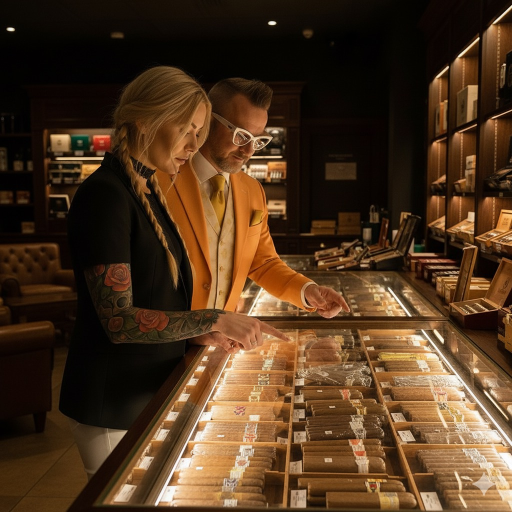
#> input picture assets/20250830_112929372_iOS.jpg, 1024 x 1024 px, found by its file name (shown at 1/2 size); the run also reads 1 picture not shown here
$ python optimize_media_assets.py
#> lines starting #> are read from the running program, lines starting #| are printed output that depends on the picture
import os
import sys
import time
import shutil
from concurrent.futures import ThreadPoolExecutor, as_completed
from PIL import Image, ImageOps

QUALITY = 84

def is_valid_image(filepath):
    try:
        with Image.open(filepath) as img:
            img.verify()
        return True
    except Exception:
        return False

def convert_single_image(src_path, dst_path, quality=QUALITY):
    try:
        with Image.open(src_path) as img:
            img = ImageOps.exif_transpose(img)
            if img.mode in ('RGBA', 'LA') or (img.mode == 'P' and 'transparency' in img.info):
                img = img.convert('RGBA')
            elif img.mode != 'RGB':
                img = img.convert('RGB')
            img.save(dst_path, 'WEBP', quality=quality, method=6)
        return True, os.path.getsize(src_path), os.path.getsize(dst_path), None
    except Exception as e:
        return False, 0, 0, str(e)

def process_directory(dir_path, extensions=('.jpg', '.jpeg', '.png'), recursive=False):
    tasks = []
    skipped = []

    entries = sorted(os.listdir(dir_path))
    for entry in entries:
        full_path = os.path.join(dir_path, entry)
        if not os.path.isfile(full_path):
            continue
        ext = os.path.splitext(entry)[1].lower()
        if ext in extensions:
            if not is_valid_image(full_path):
                skipped.append(full_path)
                continue
            base = os.path.splitext(full_path)[0]
            dst_path = base + '.webp'
            tasks.append((full_path, dst_path))

    return tasks, skipped

def create_hero_responsive():
    hero_src = 'assets/images/270 ORIGAMI.jpg'
    results = []
    if os.path.exists(hero_src):
        with Image.open(hero_src) as img:
            img = ImageOps.exif_transpose(img)
            w, h = img.size
            target_w = 800
            target_h = int(h * (target_w / w))
            img_800 = img.resize((target_w, target_h), Image.Resampling.LANCZOS)
            if img_800.mode != 'RGB':
                img_800 = img_800.convert('RGB')

            targets = [
                'assets/images/270_ORIGAMI_800.webp',
                'assets/images/270 ORIGAMI_800.webp'
            ]
            for t in targets:
                img_800.save(t, 'WEBP', quality=QUALITY, method=6)
                results.append((t, os.path.getsize(t)))
    return results

def main():
    start_time = time.time()
    print("=" * 70)
    print("STARTING MEDIA ASSET WEBP OPTIMIZATION")
    print(f"Quality setting: {QUALITY} (optimal balance in 82-85 range)")
    print("=" * 70)

    target_dirs = [
        ('assets', ('assets/images', 'assets/instagram', 'assets/Movies', 'assets/documents')),
        ('assets/images', ()),
        ('assets/instagram', ())
    ]

    all_tasks = []
    all_skipped = []
    dir_stats = {}

    for d, excludes in target_dirs:
        if not os.path.exists(d):
            continue
        tasks, skipped = process_directory(d)
#> in is_valid_image, img is the input picture: PIL image 1024x1024 RGB; mean R, G, B 78.4, 53, 30.3
        all_tasks.extend(tasks)
        all_skipped.extend(skipped)
        dir_stats[d] = {
            'task_count': len(tasks),
            'skipped_count': len(skipped),
            'tasks': tasks
        }
        print(f"Found {len(tasks)} images in '{d}' (skipped {len(skipped)} non-images/invalid)")

    print(f"\nTotal image conversions queued: {len(all_tasks)}")
    print("Converting images using ThreadPoolExecutor (max_workers=8)...")

    results_map = {}
    completed_count = 0
    total_orig_bytes = 0
    total_webp_bytes = 0

    with ThreadPoolExecutor(max_workers=8) as executor:
        future_to_task = {
            executor.submit(convert_single_image, src, dst): (src, dst)
            for src, dst in all_tasks
        }
        for future in as_completed(future_to_task):
            src, dst = future_to_task[future]
            success, orig_sz, webp_sz, err = future.result()
            if success:
                completed_count += 1
                total_orig_bytes += orig_sz
                total_webp_bytes += webp_sz
                results_map[src] = (orig_sz, webp_sz)
            else:
                print(f"FAILED: {src} -> {err}")

    # Generate responsive hero versions
    hero_responsive = create_hero_responsive()
#> in create_hero_responsive, `img_800 = img.resize((target_w, target_h), Image.Resampling.LANCZOS)`:
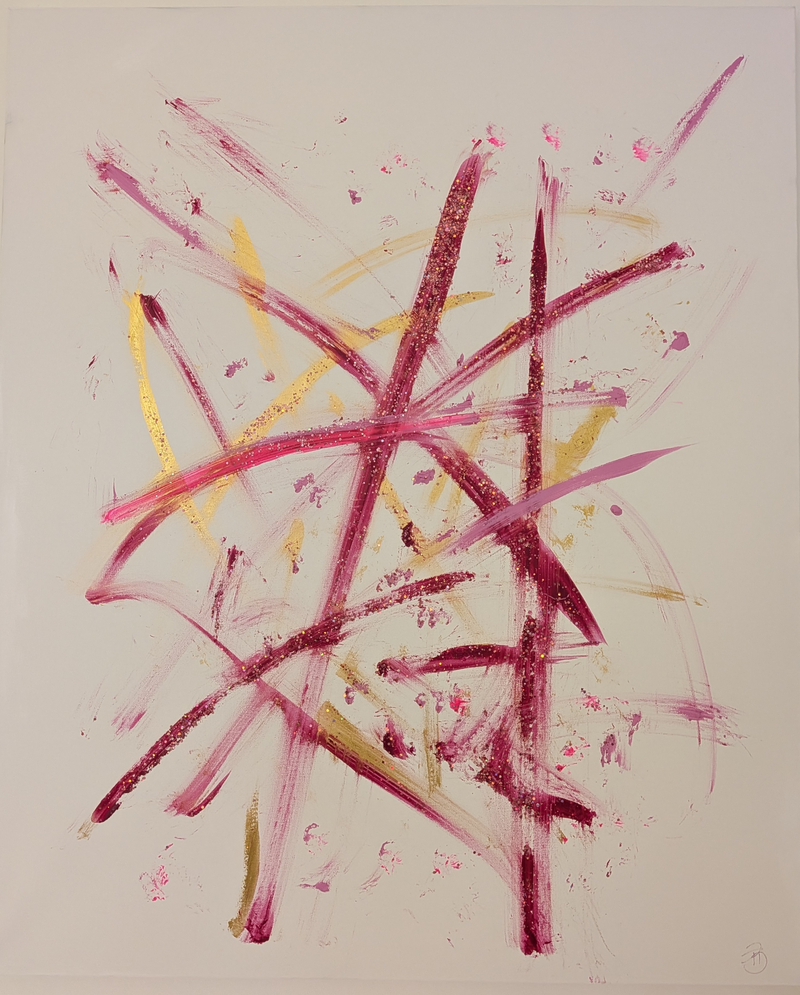
#> img_800: PIL image 800x995 RGB; mean R, G, B 195.4, 172.6, 162
#> after the loop in create_hero_responsive, `for t in targets:`: results = [('assets/images/270_ORIGAMI_800.webp', 92176), ('assets/images/270 ORIGAMI_800.webp', 92176)]
#> hero_responsive has the same summary as results in create_hero_responsive
    print("\nHero Image Responsive Versions Created:")
    for path, sz in hero_responsive:
        print(f"  {path}: {sz / 1024:.1f} KB")
#> this loop made 2 passes
#|   assets/images/270_ORIGAMI_800.webp: 90.0 KB
#|   assets/images/270 ORIGAMI_800.webp: 90.0 KB

    # Sync to dist/assets if dist exists
    dist_synced = 0
    if os.path.exists('dist/assets'):
        print("\nSyncing WebP assets to dist/assets...")
        for src, dst in all_tasks:
            rel = os.path.relpath(dst, 'assets')
            dist_dst = os.path.join('dist/assets', rel)
            dist_dir = os.path.dirname(dist_dst)
            os.makedirs(dist_dir, exist_ok=True)
            if os.path.exists(dst):
                shutil.copy2(dst, dist_dst)
                dist_synced += 1
        for path, _ in hero_responsive:
            rel = os.path.relpath(path, 'assets')
            dist_dst = os.path.join('dist/assets', rel)
            if os.path.exists(path):
                shutil.copy2(path, dist_dst)
                dist_synced += 1
#> this loop made 2 passes
#> path on passes 1 to 2: 'assets/images/270_ORIGAMI_800.webp', 'assets/images/270 ORIGAMI_800.webp'
        print(f"Synced {dist_synced} WebP files to dist/assets/")

    elapsed = time.time() - start_time
    total_saved_bytes = total_orig_bytes - total_webp_bytes
    savings_pct = (total_saved_bytes / total_orig_bytes * 100) if total_orig_bytes > 0 else 0

    print("\n" + "=" * 70)
    print("OPTIMIZATION SUMMARY REPORT")
    print("=" * 70)
    print(f"Total images converted:       {completed_count}")
    print(f"Non-images preserved untouched: {len(all_skipped)}")
    print(f"Original total size:          {total_orig_bytes / (1024*1024):.2f} MB ({total_orig_bytes:,} bytes)")
    print(f"WebP total size:              {total_webp_bytes / (1024*1024):.2f} MB ({total_webp_bytes:,} bytes)")
    print(f"Total byte savings:           {total_saved_bytes / (1024*1024):.2f} MB ({total_saved_bytes:,} bytes)")
    print(f"Overall reduction:            {savings_pct:.2f}%")
    print(f"Execution time:               {elapsed:.2f} seconds")

    print("\nDirectory Breakdown:")
    for d, dinfo in dir_stats.items():
        d_orig = sum(results_map.get(src, (0, 0))[0] for src, _ in dinfo['tasks'])
        d_webp = sum(results_map.get(src, (0, 0))[1] for src, _ in dinfo['tasks'])
        d_saved = d_orig - d_webp
        d_pct = (d_saved / d_orig * 100) if d_orig > 0 else 0
        print(f"  {d:20s}: {len(dinfo['tasks']):3d} files | "
              f"Orig: {d_orig / (1024*1024):6.2f} MB -> WebP: {d_webp / (1024*1024):6.2f} MB "
              f"| Saved: {d_saved / (1024*1024):6.2f} MB ({d_pct:5.1f}%)")
    print("=" * 70)

if __name__ == '__main__':
    main()
